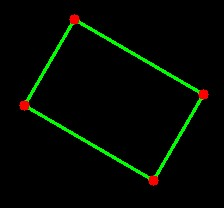
#> input picture CubeSat/image2.png, 224 x 208 px, given in place of the camera
$ python main.py
#> lines starting #> are read from the running program, lines starting #| are printed output that depends on the picture; after the words box and inside, x2 and y2 are one past the last pixel; in counts of white or black regions, pixels touching at a corner belong together
# [112 lines of commented-out code are left out]
import cv2
import numpy as np
import math
import cos
import time
# Открываем видео
video = cv2.VideoCapture(0)
arr = []
# Задаем диапазон для красного цвета (в HSV)
# measured_once = False

lower_red = np.array([0, 150, 150])     # нижняя граница яркого красного
upper_red = np.array([10, 255, 255])    # верхняя граница яркого красного
lower_red2 = np.array([350, 150, 150])   # нижняя граница темного красного
upper_red2 = np.array([360, 255, 255])   # верхняя граница темного красного
# [6 lines of commented-out code are left out]
while True:
    ret, frame = video.read()
#> frame is the input picture: shape (208, 224, 3); mean B, G, R 1.7, 8.8, 3.3
    if not ret:
        break  # Выход, если видео завершилось
    hsv = cv2.cvtColor(frame, cv2.COLOR_BGR2HSV)
#> hsv: shape (208, 224, 3); mean H, S, V 19.1, 65.4, 10.8

    mask1 = cv2.inRange(hsv, lower_red, upper_red)
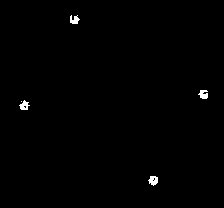
#> mask1: shape (208, 224); 0.55% white; 5 white regions (1 under 20 px), largest, box (x1, y1, x2, y2) and area: (148, 176, 158, 186) 69, (198, 90, 208, 99) 64, (19, 100, 30, 110) 63, (70, 15, 80, 24) 59
    mask2 = cv2.inRange(hsv, lower_red2, upper_red2)
#> mask2: shape (208, 224); every value is 0
    mask = mask1+mask2

    mask = cv2.morphologyEx(mask, cv2.MORPH_CLOSE, np.ones((5, 5), np.uint8))
#> mask: shape (208, 224); 0.61% white; 4 white regions

    contours, _ = cv2.findContours(mask, cv2.RETR_EXTERNAL, cv2.CHAIN_APPROX_SIMPLE)
#> contours = 4 contours; box (x1, y1, x2, y2) and area: (148, 176, 158, 186) 58, (19, 100, 30, 110) 58, (198, 90, 208, 99) 56, (70, 15, 80, 24) 53

    # # Обрабатываем каждый контур
    for contour in contours:
        # Находим минимальный ограничивающий прямоугольник
        x, y, w, h = cv2.boundingRect(contour)
        # box = cv2.boxPoints(contour)
        # box = np.int0(box)
        # # Находим центр контура
        center_x = x + w // 2
        center_y = y + h // 2
        # [10 lines of commented-out code are left out]
        lenght = cv2.arcLength(contour, True)
        print(contour)
        print(lenght)

        cv2.drawContours(frame, [contour], 0, (0, 0, 255), 2)
        cv2.approxPolyDP(contour, 0.01*lenght, True)
        cv2.circle(frame, (center_x, center_y), 5, (255, 0, 0), -1)  # Синие круги
#> this loop made 4 passes
#> (x, y, w, h, center_x, center_y, lenght) on passes 1 to 4: (148, 176, 10, 10, 153, 181, 30.73), (19, 100, 11, 10, 24, 105, 32.73), (198, 90, 10, 9, 203, 94, 30.49), (70, 15, 10, 9, 75, 19, 31.31)
#> (printed output is left out)
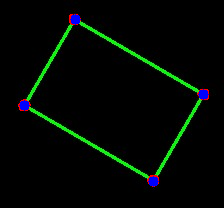
#> frame: shape (208, 224, 3); 0.97% of pixels changed, all inside (x1, y1, x2, y2) = (18, 14, 209, 187)
    result = cv2.bitwise_and(frame, frame, mask = mask)

    # Преобразуем кадр в HSV
    # Показываем кадр с отмеченными точками
    cv2.imshow("Bitwise", result)
    cv2.imshow("Tracking", frame)

    # Прерываем цикл при нажатии клавиши 'q'
    if cv2.waitKey(1) & 0xFF == ord('q'):
#> (key q is pressed here)
        break

# Освобождаем ресурсы
video.release()
cv2.destroyAllWindows()
# [65 lines of commented-out code are left out]
